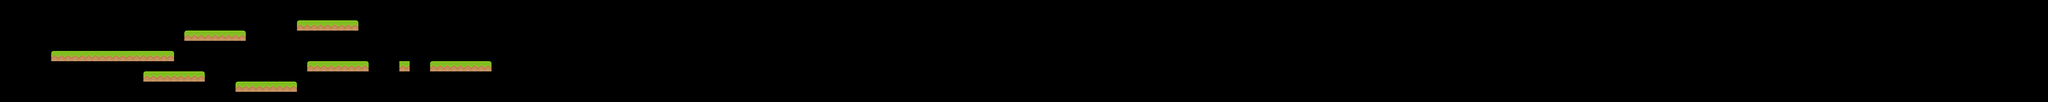

Rendered tile map (Tiled .tmx) drawn with the repository's tilesets; below, a short description and the map source with its tile grids summarised:
An orthogonal 200x10 tile map with 64x64 px tiles, 2 tile layers (Background, Foreground).

<map version="1.0" orientation="orthogonal" renderorder="right-down" width="200" height="10" tilewidth="64" tileheight="64" nextobjectid="1">
 <tileset firstgid="1" name="Tile Map" tilewidth="64" tileheight="64" tilecount="512" columns="16">
  <image source="spritesheet_ground.png" width="1024" height="2048" />
 </tileset>
 <layer name="Background" width="200" height="10">
  <data>[2000 cells, 0 non-empty, 0 distinct tile ids]</data>
 </layer>
 <layer name="Foreground" width="200" height="10">
  <data>[2000 cells, 49 non-empty, 4 distinct tile ids]</data>
 </layer>
</map>
